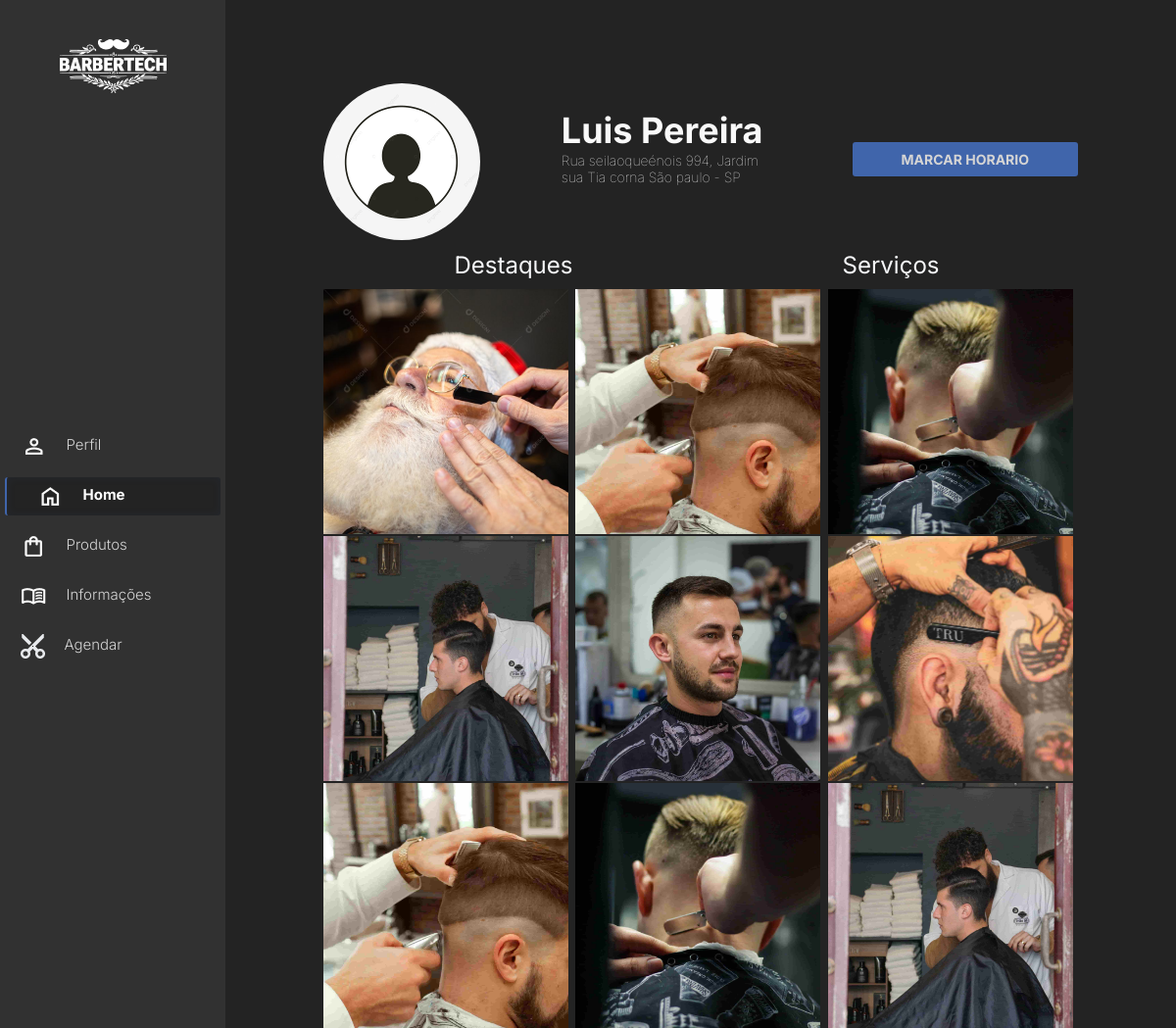
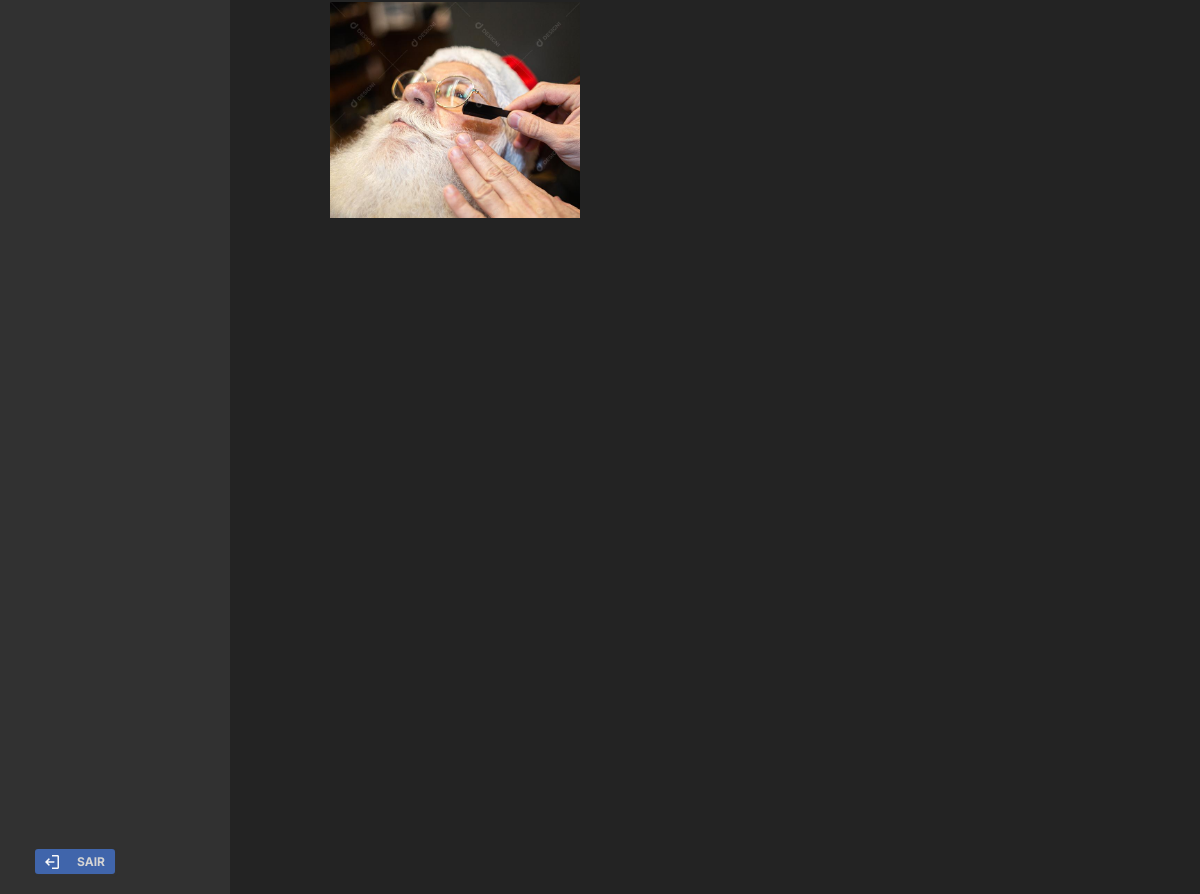
/public/user/home.php (signed in), run on the app's committed database (2 pictures, top to bottom).
### tables this page shows
CREATE TABLE FUNCIONARIO (
    id_funcionario int auto_increment PRIMARY KEY,
    nome varchar(40) not null,
    numero_telefone varchar(11) not null UNIQUE,
    biografia varchar(255) null,
    foto varchar(255) null,
    id_usuario int
);

CREATE TABLE INFORMACOES(
    id_informacoes int AUTO_INCREMENT PRIMARY KEY,
    informacoes_barbeiro TEXT NOT NULL,
    informacoes_barbearia TEXT NOT NULL,
    endereco VARCHAR(255) NOT NULL
);

CREATE TABLE portfolio(
    id_portfolio INT AUTO_INCREMENT PRIMARY KEY,
    imagem varchar(255) NOT NULL
);

### functions/helpers.php (called while the page is built, shortened)
<?php
function dadosFuncionario(){
    global $pdo;
    $sql = "SELECT * FROM funcionario";
    $stmt = $pdo->prepare($sql);
    $stmt->execute();
    return $stmt->fetch(PDO::FETCH_ASSOC);
}
?>

### functions/informacoes.php (called while the page is built)
<?php
function buscarInformacoes(){
    global $pdo;
    $sql = "SELECT * FROM informacoes";
    $stmt = $pdo->prepare($sql);
    $stmt->execute();
    return $stmt->fetch(PDO::FETCH_ASSOC);
}
?>

### functions/user/home.php (called while the page is built, shortened)
<?php
function mostrarImagemPortfolio(){
    global $pdo;
    $sql = "SELECT * FROM portfolio";
    $stmt = $pdo->prepare($sql);
    $stmt->execute();
    return $stmt->fetchAll(PDO::FETCH_ASSOC);
}
?>

### public/user/home.php (the view, shortened to what this page needs)
<?php
include("../../config/conexao.php");
include("../../functions/helpers.php");
include("../../functions/user/home.php");
include("../../functions/informacoes.php");
$portfolio = mostrarImagemPortfolio();
$funcionario = dadosFuncionario();
$informacoes = buscarInformacoes();
$endereco = $informacoes['endereco'];
?>
<!DOCTYPE html>
<html lang="pt-br">
<head>
    <link rel="stylesheet" href="../../assets/css/user/home.css">
    <link rel="stylesheet" href="../../assets/css/user/home-responsividade.css">
    <link rel="stylesheet" href="../../assets/css/user/perfil.css">
    <link rel="stylesheet" href="https://cdn.jsdelivr.net/npm/bootstrap-icons@1.11.3/font/bootstrap-icons.min.css">
</head>
<body>
    <?php include("../../views/nav-padrao.php"); ?>
    <section class="home">
        <div class="container-home">
            <div class="profile-pic">
                <img src="../../<?php echo $funcionario['foto']; ?>" alt="">
            </div>
            <div class="informacoes-home">
                <h1><?php echo $funcionario['nome']; ?></h1>
                <div class="endereco-info">
                    <p><?php echo htmlspecialchars($endereco ?? 'Endereço não disponível'); ?></p>
                </div>
            </div>
            <div class="marcar-horario">
                <div class="btn-marcar-horario">
                    <a href="./agenda.php"><button>MARCAR HORARIO</button></a>
                </div>
            </div>
        </div>
        <div class="submenu">
            <button class="btn" data-target="grid1" >Destaques</button>
            <button class="btn" data-target="grid2" >Serviços</button>
        </div>
        <div class="grids-container">
            <div class="grid" id="grid1">
                <?php foreach ($portfolio as $imagemPortfolio): ?>
                    <div class="item-portifolio">
                        <img src="../../<?php echo $imagemPortfolio['imagem']; ?> " alt="">
                    </div>
                <?php endforeach; ?>
            </div>
        </div>
    </section>
</body>
</html>

### views/nav-padrao.php (shortened to what this page needs)
<!DOCTYPE html>
<html lang="pt-br">
<head>
    <link rel="stylesheet" href="../../assets/css/user/nav.css">
    <link rel="stylesheet" href="https://cdn.jsdelivr.net/npm/bootstrap-icons@1.11.3/font/bootstrap-icons.min.css">
</head>
<nav class="menu-lateral-desktop">
    <div class="logo">
        <a href="./perfil.php"><img src="<?php echo BASE_URL; ?>assets/img/LOGO.png" alt=""></a>
    </div>
    <ul>
        <li class="item-menu">
            <a href="<?php echo BASE_URL ?>public/user/perfil.php">
                <img src="<?php echo BASE_URL; ?>assets/img/icon-perfil.png" alt="">
                <span class="txt-link">Perfil</span>
            </a>
        </li>
        <li class="item-menu">
            <a href="<?php echo BASE_URL; ?>public/user/home.php">
                <img src="<?php echo BASE_URL; ?>assets/img/icon-home.png" alt="">
                <span class="txt-link">Home</span>
            </a>
        </li>
        <li class="item-menu">
            <a href="<?php echo BASE_URL; ?>public/user/produtos.php">
                <img src="<?php echo BASE_URL; ?>assets/img/icon-produtos.png" alt="">
                <span class="txt-link">Produtos</span>
            </a>
        </li>
        <li class="item-menu">
            <a href="<?php echo BASE_URL; ?>public/user/informacoes.php">
                <img src="<?php echo BASE_URL; ?>assets/img/icon-informacoes.png" alt="">
                <span class="txt-link">Informações</span>
            </a>
        </li>
        <li class="item-menu">
            <a href="<?php echo BASE_URL; ?>public/user/agenda.php">
                <img src="<?php echo BASE_URL; ?>assets/img/icon-agendar.png" alt="">
                <span class="txt-link">Agendar</span>
            </a>
        </li>
    </ul>
    <button id="btn-sair" class="btn-sair"><img src="<?php echo BASE_URL; ?>assets/img/icon-sair.png" alt="">SAIR</button>
</nav>
</html>

### assets/css/user/home.css (style rules this page uses)
section.home { display: flex; flex-direction: column; grid-column: 2/3; grid-row: 1/3; margin: 0 auto; width: 770px; margin-top: 80px; }
section.home .container-home { display: flex; align-items: center; justify-content: space-between; }
section.home .container-home .profile-pic img { object-fit: cover; width: 100%; height: 100%; border-radius: 100%; }
section.home .container-home .profile-pic { border-radius: 100%; width: 160px; height: 160px; transition: 0.5s; }
section.home .container-home .informacoes-home { padding: 26px 0px; height: 160px; width: 214px; color: #F9F9F9; }
section.home .container-home .informacoes-home h1 { font-size: 36px; font-weight: bold; }
section.home .container-home .informacoes-home .endereco-info p { font-weight: 100; font-size: 14px; }
section.home .container-home .marcar-horario { vertical-align: middle; padding: 65px 0px; }
section.home .container-home .marcar-horario .btn-marcar-horario { height: 40px; }
section.home .container-home .marcar-horario .btn-marcar-horario a button { border: none; cursor: pointer; height: 35px; font-size: 14px; font-weight: bold; padding: 7px 50px; color: #d4d4d4; background-color: #4065AB; border-radius: 3px; transition: 0.5s; }
section.home .submenu { display: flex; justify-content: center; }
section.home .submenu button { width: 100%; height: 40px; background-color: transparent; border: none; font-size: 24px; color: #F6F7F9; position: relative; margin-left: 3px; }
section.home .submenu button::after { content: ''; width: 0; height: 3px; background-color: #F6F7F9; position: absolute; left: 0; transition: width 0.3s ease; bottom: 0; transform: translateX(-0.5%); }
section.home .grids-container { margin-top: 5px; height: 50vh; }
section.home .grids-container .grid { display: none; }
section.home .grids-container .grid.ativo { display: grid; row-gap: 2px; column-gap: 2px; grid-template-columns: 1fr 1fr 1fr; overflow-y: scroll; overflow-x: hidden; height: 100%; }
#grid1 { grid-template-columns: repeat(3,1fr); }
#grid1 .item-portifolio { height: 250px; width: 250px; }
#grid1 .item-portifolio img { height: 250px; width: 250px; object-fit: cover; }

### data on the page
funcionario: foto (picture), nome "Luis Pereira"
informacoes: endereco "Rua seilaoqueénois 994, Jardim sua Tia corna São paulo - SP"
portfolio: imagem (picture)
portfolio: imagem (picture)
portfolio: imagem (picture)
portfolio: imagem (picture)
portfolio: imagem (picture)
portfolio: imagem (picture)
portfolio: imagem (picture)
portfolio: imagem (picture)
portfolio: imagem (picture)
portfolio: imagem (picture)
